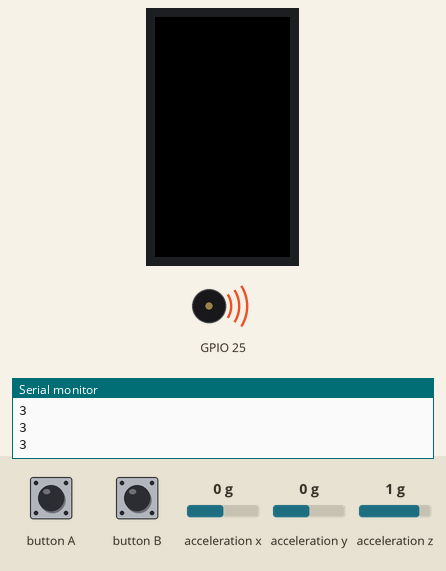
The program below on a simulated ESP32. Parts: 135×240 colour display, buzzer (waves = sounding), the last lines printed to the serial monitor. The test bench sets the inputs (shaded band); at power-on: acceleration x 0 g, acceleration y 0 g, acceleration z 1 g.

Above: at 1.3 s.
1.4 s: button A pressed for 0.15 s
At 2.4 s:
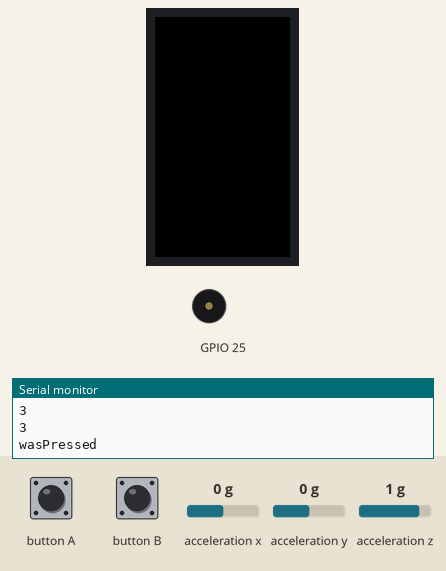
3.0 s: button A pressed for 1 s
At 3.5 s:
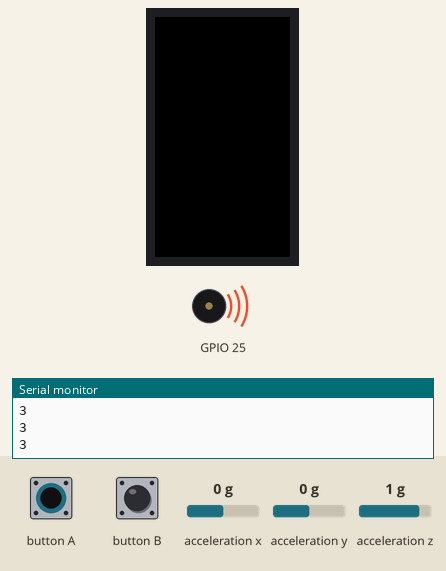
5.5 s: button A pressed for 3.2 s
At 6.3 s:
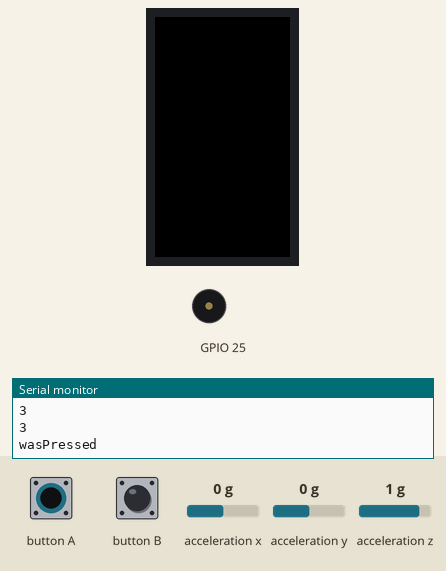
Timing chart, 0 to 8.5 s (numbered marks = the images above; inputs shaded):
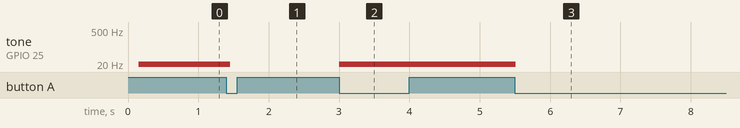

The program:

main.cpp
```cpp
#include <M5StickCPlus.h>

void setup() {
  M5.begin();
  M5.IMU.Init();
  M5.Beep.begin();
}

void loop() {
  M5.update();
  M5.Beep.update();
  static bool beepState = true;
  if (M5.BtnA.wasPressed()) {
    Serial.println("wasPressed");
    beepState = !beepState;
  }
  if (beepState) {
    float accX = 0.0;
    float accY = 0.0;
    float accZ = 0.0;
    M5.IMU.getAccelData(&accX, &accY, &accZ);
    float absAcc = abs(accX) + abs(accY) + abs(accZ);
    float calcCoef = 1000.0;
    float fromMin = 0.0;
    float fromMax = 5.0;
    float toMin = 0.0;
    float toMax = 1.0;
    float norm = map(absAcc * calcCoef, fromMin * calcCoef, fromMax * calcCoef,
                     toMin * calcCoef, toMax * calcCoef) /
                 calcCoef;
    norm = constrain(norm, toMin, toMax);
    // Serial.println(norm);
    uint16_t freq = pow(1000, norm);
    Serial.println(freq);

    M5.Beep.tone(freq, 100);
    delay(100);
  }
}
```

Measured:
- after the input at 1.4 s, tone on GPIO 25: 3 Hz → silent after 0.05 s
- after the input at 3.0 s, tone on GPIO 25: silent → 3 Hz at once
- after the input at 5.5 s, tone on GPIO 25: 3 Hz → silent at once
